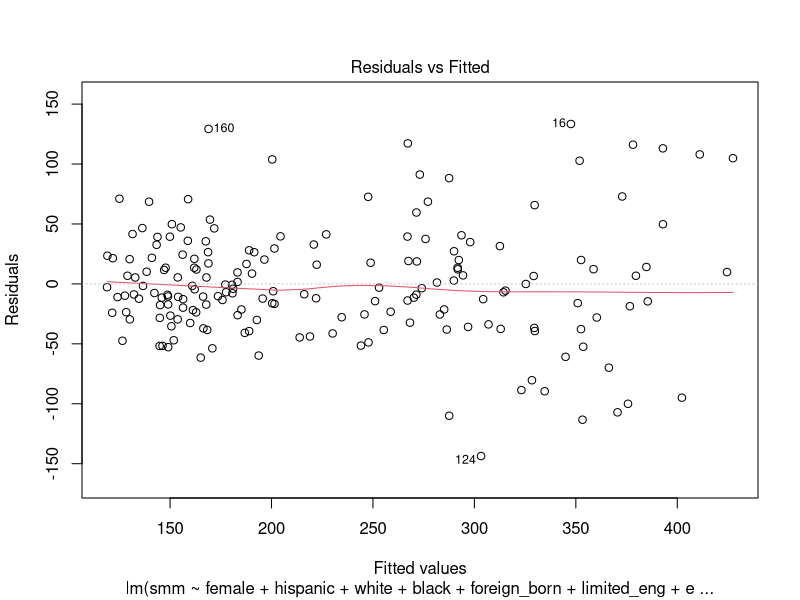
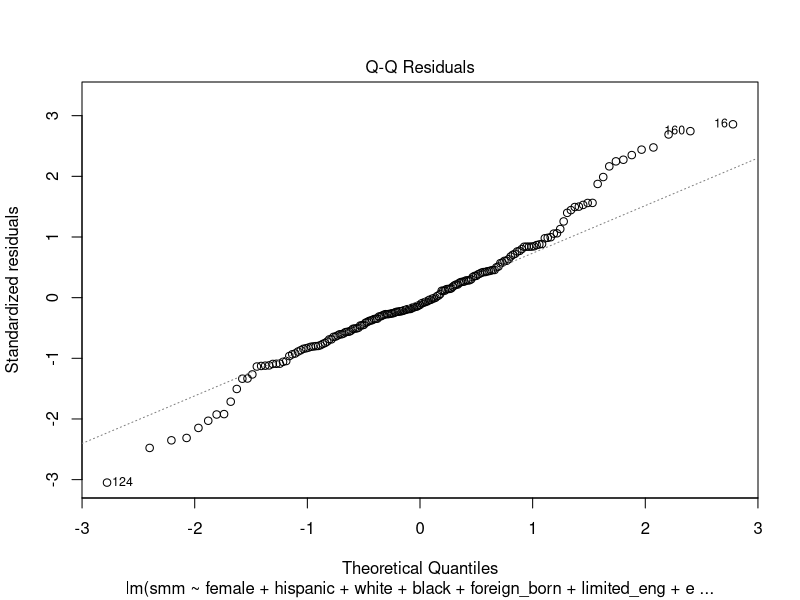
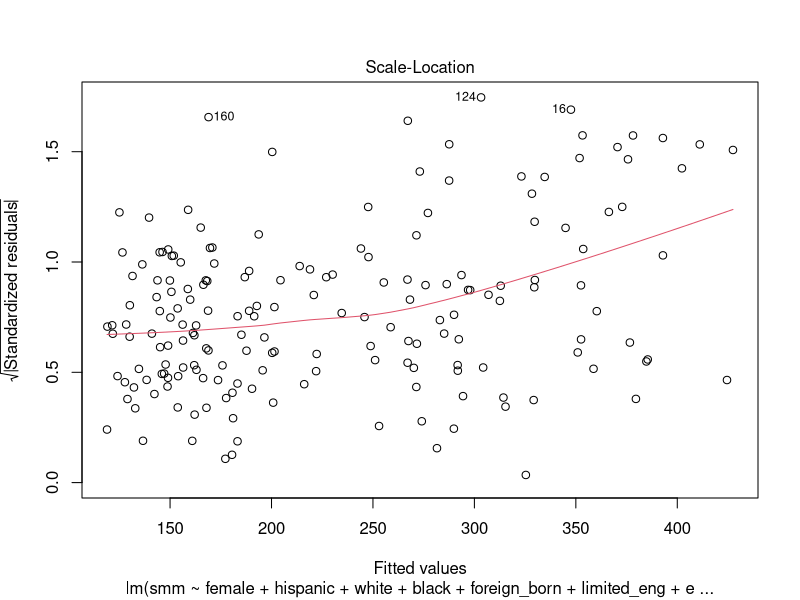
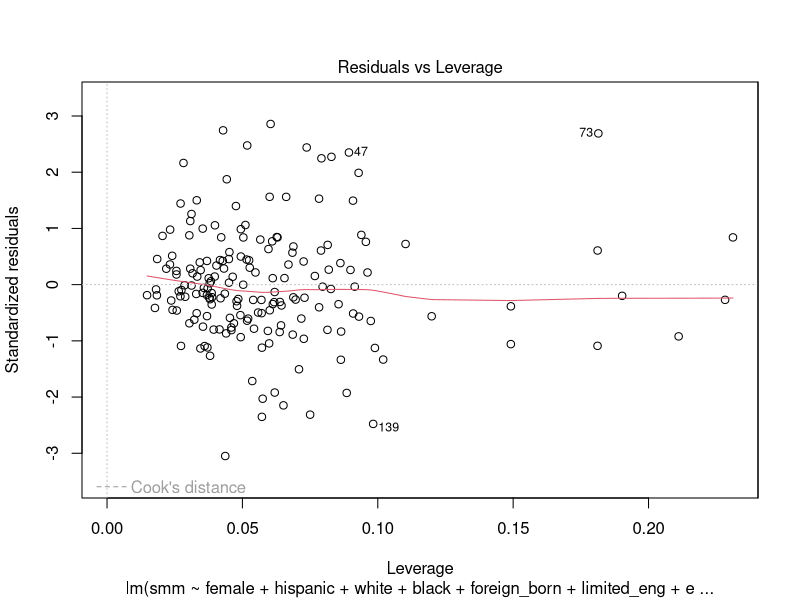

Here is the R script that generated these plots, in order:
## ---- chunk 1
library(tidyverse)
library(dplyr)
library(readxl)
library(readr)
library(ggpubr)
library(corrplot)
library(RColorBrewer)
library(Hmisc)
library(patchwork)
library(rstatix)
library(glmnet)
library(MASS)

knitr::opts_chunk$set(
	fig.width = 9, 
  fig.asp = .6,
  out.width = "90%",
	warning = FALSE,
	message = FALSE
)
theme_set(theme_minimal() + theme(legend.position = "bottom"))
options(
  ggplot2.continuous.colour = "viridis",
  ggplot2.continuous.fill = "viridis"
)
scale_colour_discrete = scale_colour_viridis_d
scale_fill_discrete = scale_fill_viridis_d
## ---- chunk 2
#Combined predictors with SMM outcome
predictor_df = read.csv("./data/predictors.csv")
outcome_df = read.csv("./data/outcomes.csv")
smm_linear_df = predictor_df %>% 
  mutate(smm = outcome_df$smm)

#Fit the full model 
full_smm_linear.model <- lm(smm~., data = smm_linear_df)
#Stepwise regression model
step_smm_linear.model <- stepAIC(full_smm_linear.model, direction = "both", 
                      trace = FALSE)

#Display converged model
step_smm_linear.model %>% 
  broom::tidy() %>%
  knitr::kable(digits = 3)
## ---- chunk 3
#Regression diagnostics
plot(step_smm_linear.model)

#Shapiro test
smm_linear_shapiro = shapiro.test(residuals(step_smm_linear.model))
